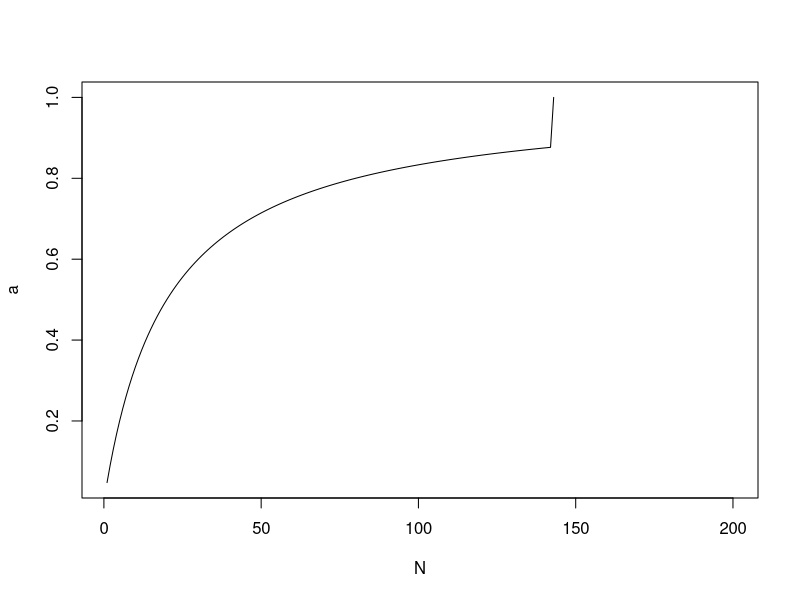
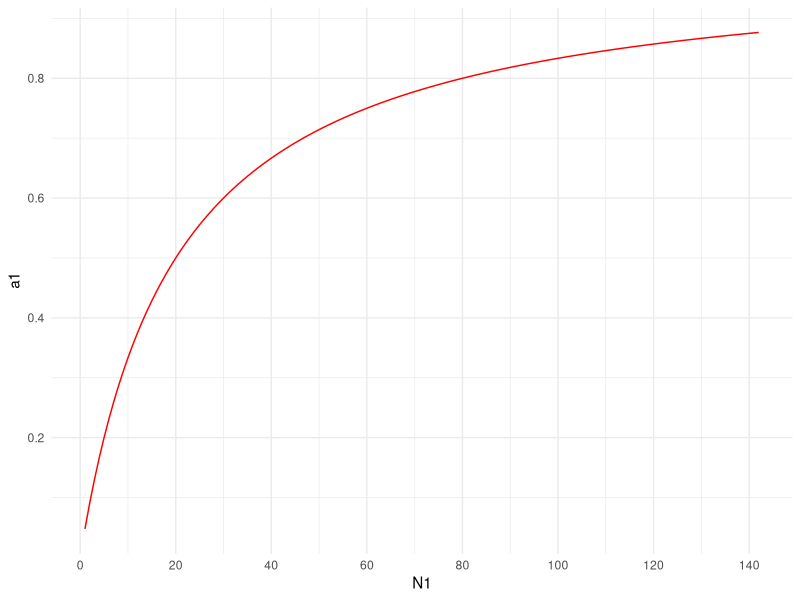

R code for these plots, in order:
#How many trials N have to be made in order that there is a given probability a
#for the m^th largest among n values to be exceeded at least once

library(tidyverse)
n <- 20
hi <- n*10
N <- 1:hi
m <- 1


a <- 1-((factorial(n)*factorial(N+n-m))/(factorial(N+n)*factorial(n-m)))
a

plot(a ~ N, type="l")

dataf <- bind_cols(a1 = a, N1 = N)

dataf %>%
  filter(a<=0.999) %>%
  ggplot(aes(N1,a1))+
  geom_line(col='red')+
  theme_minimal()+
  scale_y_continuous(breaks = scales::pretty_breaks())+
  scale_x_continuous(breaks = seq(0, hi, by=20))


# Distribution of Exceedances ---------------------------------------------
#probability of exceedance given n,m,N
# for x number of exceedances

n <- 30 # yrs. observation
N <- 10 # future yrs.
x <- 1:4 # number exceedances
m <- 1 # rank, 1 = largest

w <- choose(n,m)*m*choose(N,x)/((N+n)*choose(N+n-1, x+m-1))
sum(w)
